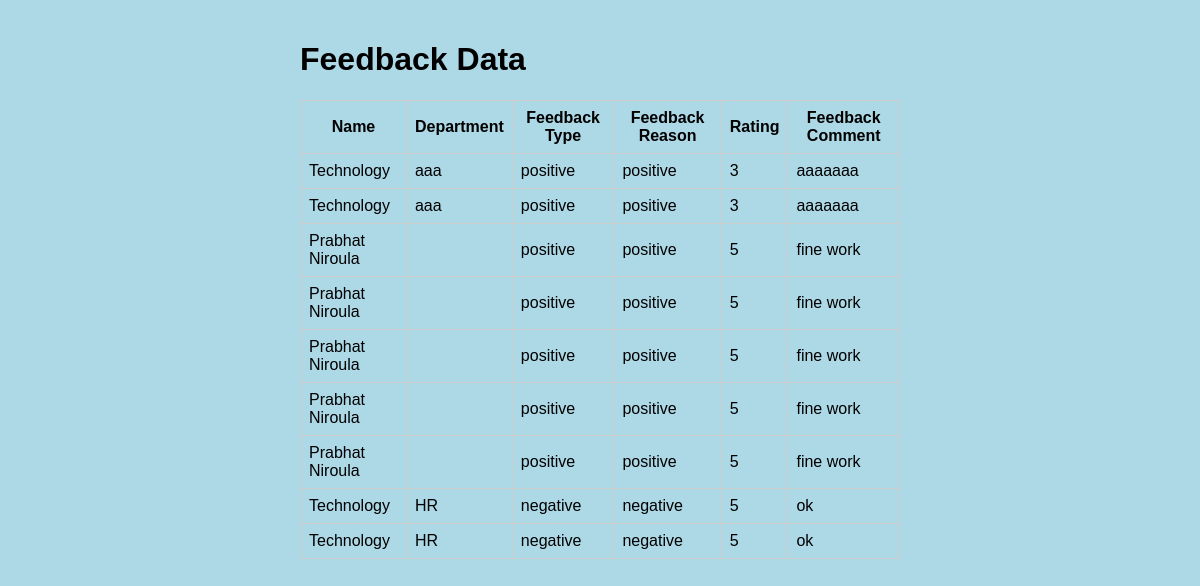
Screenshot of /my/displayfeedback.php with the database file from the repository.
### tables this page shows
CREATE TABLE `feedback_system` (
  `name` varchar(30) NOT NULL,
  `department` varchar(100) NOT NULL,
  `feedbacktype` varchar(100) NOT NULL,
  `feedbackreason` varchar(100) NOT NULL,
  `rating` varchar(5) NOT NULL,
  `feedbackcomment` varchar(150) NOT NULL,
  `fsid` int(11) NOT NULL
);

### my/displayfeedback.php (the view, shortened to what this page needs)
<!DOCTYPE html>
<html>
<head>
</head>
<body>
    <div class="container">
        <h1>Feedback Data</h1>
        <table>
            <tr>
                <th>Name</th>
                <th>Department</th>
                <th>Feedback Type</th>
                <th>Feedback Reason</th>
                <th>Rating</th>
                <th>Feedback Comment</th>
            </tr>
            <?php
            include_once 'db_connect.php';
            $sql = "SELECT * FROM feedback_system";
            $result = mysqli_query($conn, $sql);
            while ($row = mysqli_fetch_assoc($result)) {
                echo "<tr>";
                echo "<td>" . $row['name'] . "</td>";
                echo "<td>" . $row['department'] . "</td>";
                echo "<td>" . $row['feedbacktype'] . "</td>";
                echo "<td>" . $row['feedbackreason'] . "</td>";
                echo "<td>" . $row['rating'] . "</td>";
                echo "<td>" . $row['feedbackcomment'] . "</td>";
                echo "</tr>";
            }
            ?>
        </table>
    </div>
</body>
</html>

### my/displayfeedback.php (style rules this page uses)
body { font-family: Arial, sans-serif; margin: 0; padding: 0; background-color: rgb(173, 216, 230); }
.container { max-width: 600px; margin: auto; padding: 20px; }
table { width: 100%; border-collapse: collapse; }
table th, table td { padding: 8px; border: 1px solid #ccc; }

### rows the page displays
feedback_system: name "Technology", department "aaa", feedbacktype "positive", feedbackreason "positive", rating "3", feedbackcomment "aaaaaaa"
feedback_system: name "Technology", department "aaa", feedbacktype "positive", feedbackreason "positive", rating "3", feedbackcomment "aaaaaaa"
feedback_system: name "Prabhat Niroula", feedbacktype "positive", feedbackreason "positive", rating "5", feedbackcomment "fine work"
feedback_system: name "Prabhat Niroula", feedbacktype "positive", feedbackreason "positive", rating "5", feedbackcomment "fine work"
feedback_system: name "Prabhat Niroula", feedbacktype "positive", feedbackreason "positive", rating "5", feedbackcomment "fine work"
feedback_system: name "Prabhat Niroula", feedbacktype "positive", feedbackreason "positive", rating "5", feedbackcomment "fine work"
feedback_system: name "Prabhat Niroula", feedbacktype "positive", feedbackreason "positive", rating "5", feedbackcomment "fine work"
feedback_system: name "Technology", department "HR", feedbacktype "negative", feedbackreason "negative", rating "5", feedbackcomment "ok"
feedback_system: name "Technology", department "HR", feedbacktype "negative", feedbackreason "negative", rating "5", feedbackcomment "ok"
